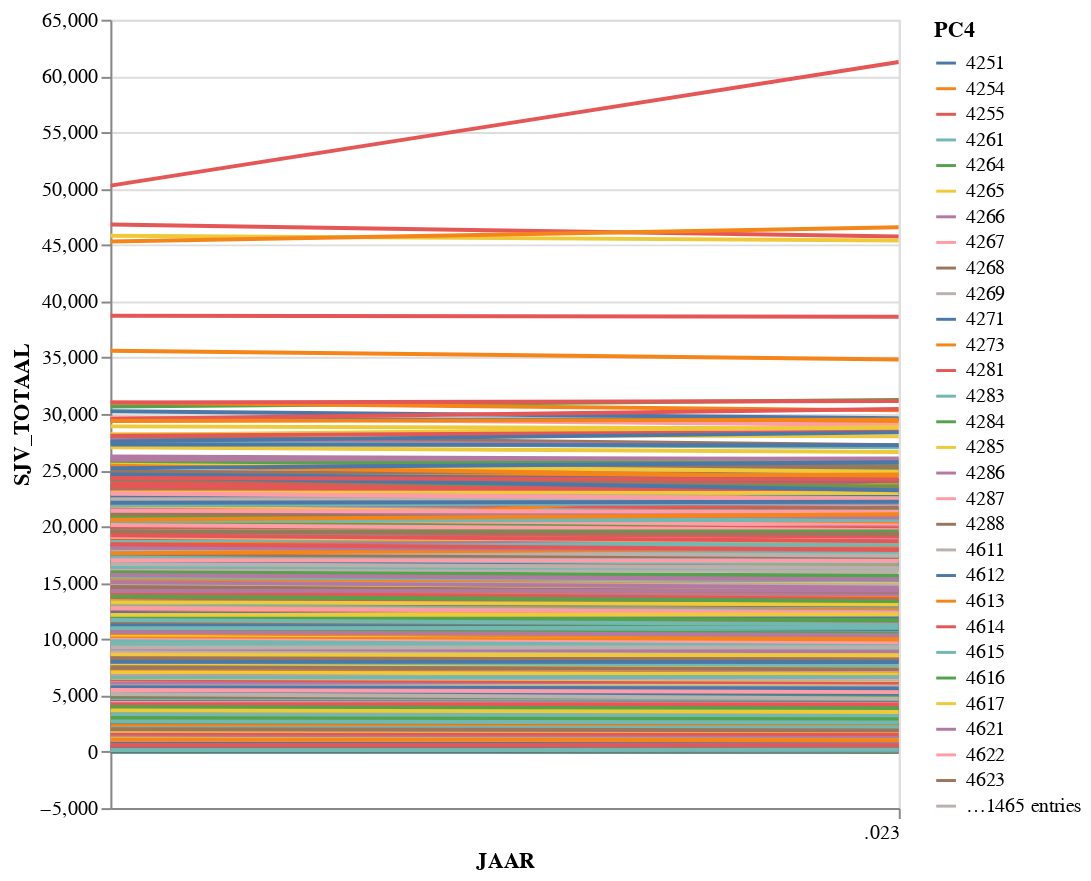

The notebook cell this image was saved under:
### Code cell
alt.Chart(df_verbruik_mid_all.reset_index()).mark_line(clip=True).encode(
    alt.X('JAAR:T'),
    alt.Y('SJV_TOTAAL:Q'),
    alt.Color('PC4:N')).properties(
    width=400,height=400)

### Figure 1 — Vega-Lite specification as saved in the notebook (floating-point values rounded to 4 significant figures; data arrays with more than 128 entries replaced by an {"elided": "..."} marker saying what was removed)
{"config": {"view": {"continuousWidth": 400, "continuousHeight": 300}}, "data": {"name": "data-dd9d50a2f7d5660f2101559373b59caa"}, "mark": {"type": "line", "clip": true}, "encoding": {"color": {"type": "nominal", "field": "PC4"}, "x": {"type": "temporal", "field": "JAAR"}, "y": {"type": "quantitative", "field": "SJV_TOTAAL"}}, "height": 400, "width": 400, "$schema": "https://vega.github.io/schema/vega-lite/v4.8.1.json", "datasets": {"data-dd9d50a2f7d5660f2101559373b59caa": {"elided": "4482 records"}}}
